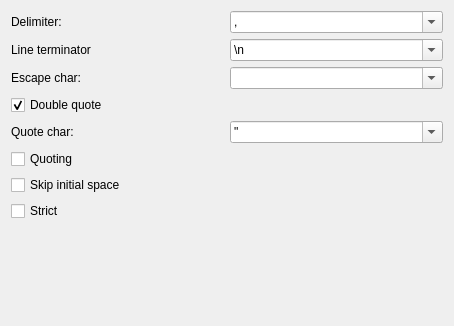
<ui version="4.0" >
 <class>Form</class>
 <widget class="QWidget" name="Form" >
  <property name="geometry" >
   <rect>
    <x>0</x>
    <y>0</y>
    <width>454</width>
    <height>326</height>
   </rect>
  </property>
  <layout class="QHBoxLayout" >
   <item>
    <layout class="QVBoxLayout" >
     <item>
      <layout class="QGridLayout" >
       <item row="0" column="0" >
        <widget class="QLabel" name="label" >
         <property name="text" >
          <string>Delimiter:</string>
         </property>
        </widget>
       </item>
       <item row="0" column="1" >
        <widget class="QComboBox" name="DelimiterComboBox" >
         <property name="editable" >
          <bool>true</bool>
         </property>
         <item>
          <property name="text" >
           <string>,</string>
          </property>
         </item>
         <item>
          <property name="text" >
           <string>;</string>
          </property>
         </item>
         <item>
          <property name="text" >
           <string>\n</string>
          </property>
         </item>
         <item>
          <property name="text" >
           <string>\t</string>
          </property>
         </item>
        </widget>
       </item>
       <item row="1" column="0" >
        <widget class="QLabel" name="label_2" >
         <property name="text" >
          <string>Line terminator</string>
         </property>
        </widget>
       </item>
       <item row="1" column="1" >
        <widget class="QComboBox" name="LineTerminatorComboBox" >
         <property name="editable" >
          <bool>true</bool>
         </property>
         <item>
          <property name="text" >
           <string>\n</string>
          </property>
         </item>
         <item>
          <property name="text" >
           <string>\r</string>
          </property>
         </item>
         <item>
          <property name="text" >
           <string>\t</string>
          </property>
         </item>
         <item>
          <property name="text" >
           <string>\n\r</string>
          </property>
         </item>
         <item>
          <property name="text" >
           <string>\r\n</string>
          </property>
         </item>
        </widget>
       </item>
       <item row="2" column="0" >
        <widget class="QLabel" name="label_3" >
         <property name="text" >
          <string>Escape char:</string>
         </property>
        </widget>
       </item>
       <item row="2" column="1" >
        <widget class="QComboBox" name="EscapeCharComboBox" >
         <property name="editable" >
          <bool>true</bool>
         </property>
         <item>
          <property name="text" >
           <string/>
          </property>
         </item>
         <item>
          <property name="text" >
           <string>\</string>
          </property>
         </item>
        </widget>
       </item>
       <item row="3" column="0" >
        <widget class="QCheckBox" name="DoubleQuoteCheckBox" >
         <property name="text" >
          <string>Double quote</string>
         </property>
         <property name="checked" >
          <bool>true</bool>
         </property>
        </widget>
       </item>
       <item row="4" column="0" >
        <widget class="QLabel" name="label_4" >
         <property name="text" >
          <string>Quote char:</string>
         </property>
        </widget>
       </item>
       <item row="4" column="1" >
        <widget class="QComboBox" name="QuoteCharComboBox" >
         <property name="editable" >
          <bool>true</bool>
         </property>
         <item>
          <property name="text" >
           <string>"</string>
          </property>
         </item>
         <item>
          <property name="text" >
           <string>'</string>
          </property>
         </item>
        </widget>
       </item>
       <item row="5" column="0" >
        <widget class="QCheckBox" name="QuotingCheckBox" >
         <property name="sizePolicy" >
          <sizepolicy vsizetype="Fixed" hsizetype="Minimum" >
           <horstretch>0</horstretch>
           <verstretch>0</verstretch>
          </sizepolicy>
         </property>
         <property name="text" >
          <string>Quoting</string>
         </property>
        </widget>
       </item>
       <item row="6" column="0" >
        <widget class="QCheckBox" name="SkipInitialSpaceCheckBox" >
         <property name="text" >
          <string>Skip initial space</string>
         </property>
        </widget>
       </item>
       <item row="7" column="0" >
        <widget class="QCheckBox" name="StrictCheckBox" >
         <property name="text" >
          <string>Strict</string>
         </property>
        </widget>
       </item>
      </layout>
     </item>
     <item>
      <spacer>
       <property name="orientation" >
        <enum>Qt::Vertical</enum>
       </property>
       <property name="sizeHint" >
        <size>
         <width>20</width>
         <height>40</height>
        </size>
       </property>
      </spacer>
     </item>
    </layout>
   </item>
  </layout>
 </widget>
 <resources/>
 <connections/>
</ui>
